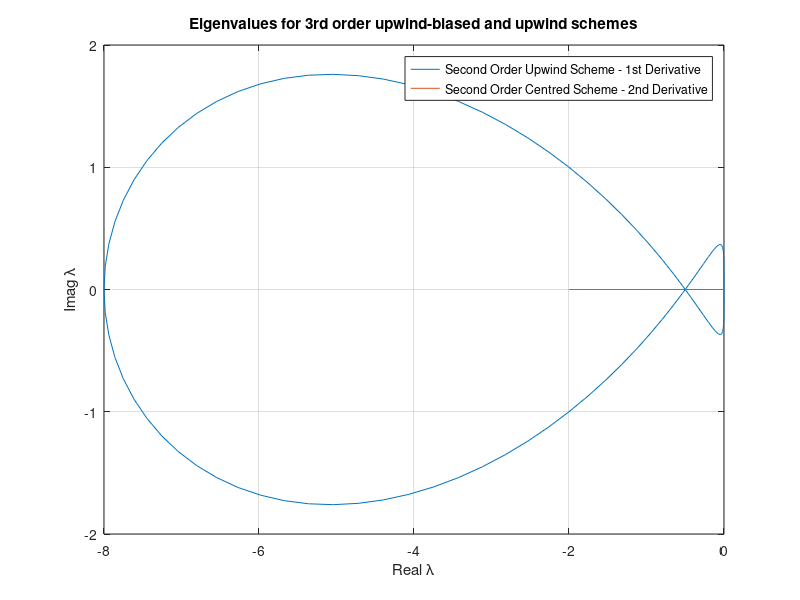
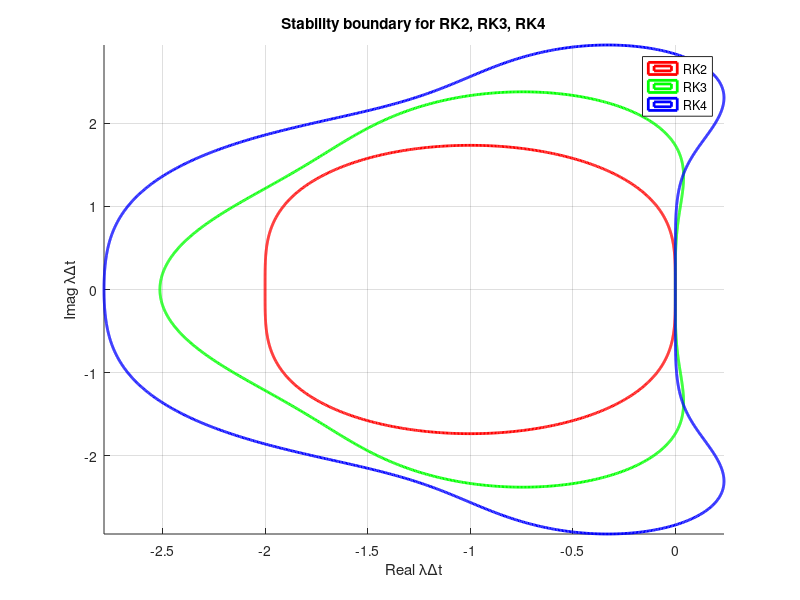

These charts were generated, in order, by the following MATLAB code:
%% MECH 510 - Assignment 3
% Nicholas Earle

clear;clc;

phi = 0:2*pi/100:2*pi;

%% Second Order Upwind Scheme - 1st Derivative

LU2_1 = @(phi) -(3 -4*cos(phi) + cos(2*phi) + sqrt(-1)*(sin(phi) - sin(2*phi)));

LU2 = LU2_1(phi);

plot(real(LU2), imag(LU2));
xlabel('Real \lambda');
ylabel('Imag \lambda');
title('Eigenvalues for 3rd order upwind-biased and upwind schemes');
grid on;

%% Second Order Centred Scheme - 2nd Derivative

LC2_2 = @(phi) cos(phi) - 1;

LC2 = LC2_2(phi);

hold on;
plot(real(LC2), imag(LC2));
legend('Second Order Upwind Scheme - 1st Derivative','Second Order Centred Scheme - 2nd Derivative');

%% Runge-Kutta Schemes

% Specify x range and number of points
x0 = -3;
x1 = 3;
Nx = 901;
% Specify y range and number of points
y0 = -3;
y1 = 3;
Ny = 901;
% Construct mesh
xv = linspace(x0,x1,Nx);
yv = linspace(y0,y1,Ny);
[phi,y] = meshgrid(xv,yv);

% Calculate z
z = phi + 1i*y;

g2 = 1 + z + 1/2*z.^2;
g3 = 1 + z + 1/2*z.^2 + 1/6*z.^3;
g4 = 1 + z + 1/2*z.^2 + 1/6*z.^3 + 1/24*z.^4;

b = 1;
% Calculate magnitude of g
gmag2 = abs(g2);
gmag3 = abs(g3);
gmag4 = abs(g4);
% Plot contours of gmag
figure();
hold on;
contour(phi,y,gmag2,[b b], 'r','LineWidth', 2);
contour(phi,y,gmag3,[b b], 'g','LineWidth', 2);
contour(phi,y,gmag4,[b b], 'b','LineWidth', 2);

xlabel('Real \lambda\Deltat');
ylabel('Imag \lambda\Deltat');
title('Stability boundary for RK2, RK3, RK4');
legend('RK2','RK3','RK4');
axis tight;
grid on;

% figure()
% contour(phi,y,gmag3,[1 1],'ShowText', 'on');
% xlabel('Real \lambda\Deltat');
% ylabel('Imag \lambda\Deltat');
% title('Contour for |\sigma| = 1');
% grid on;
